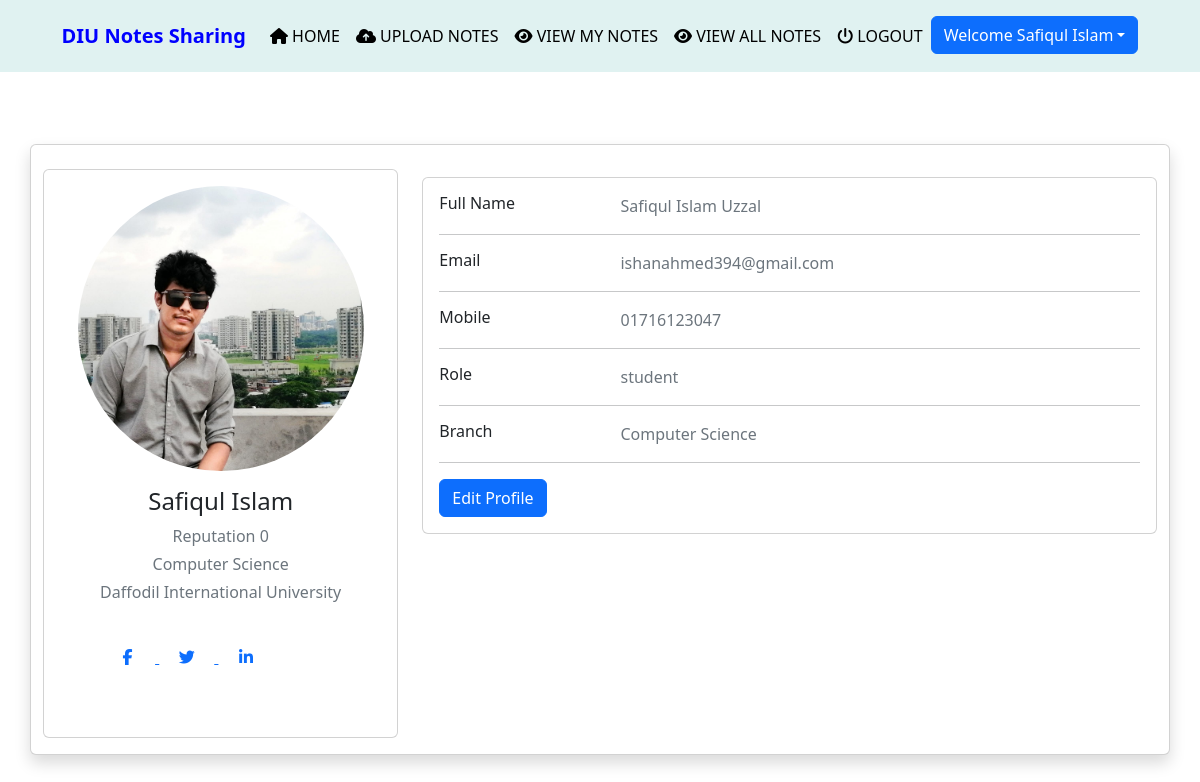
Page /profile (signed in) on the committed database.
### notes/models.py (models this page shows, shortened)
class Signup(models.Model):
    user = models.ForeignKey(settings.AUTH_USER_MODEL,on_delete=models.CASCADE)
    contact = models.CharField(max_length=11)
    branch = models.CharField(max_length=30)
    role = models.CharField(max_length=15)
    image = models.ImageField(upload_to="images/img", default="")
    upvotesuser = models.IntegerField(default=0)

### notes/views.py (the view)
# urls.py: path('profile', profile, name='profile'),
def profile(request):
    if not request.user.is_authenticated:
        return redirect('login')
    user = User.objects.get(id=request.user.id)
    print(request.user.id)
    data = Signup.objects.get(user = user)
    d = {'data':data,'user':user}
    return render(request,'profile.html',d)

### notes/templates/profile.html (shortened to what this page needs)
{% extends 'usernavigation.html'%}
{% load static %}
{% block body %}
<div class="container card shadow">
  <div class="row mt-4 gutters-sm">
    <div class="col-md-4 mb-3">
      <div class="card">
        <div class="card-body">
          <div class="d-flex flex-column align-items-center text-center">
            {% if data.image %}
              <img src="{{data.image.url}}" alt="Admin" class="rounded-circle">
            {% else %}
              <img src="" alt="Admin" class="rounded-circle">
            {% endif %}
            <div class="mt-3">
              <h4>{{data.user.first_name}}</h4>
              <p class="text-secondary mb-1">Reputation {{data.upvotesuser}}</p>
              <p class="text-secondary mb-1">{{data.branch}}</p>
              <p class="text-muted font-size-sm">Daffodil International University</p>
              <ul class="order">
                <a href="https://www.facebook.com/ishan.ishan.5648">
                  <li><i class="fa fa-facebook"></i></li>
                </a>
                <a href="https://twitter.com/login">
                  <li><i class="fa fa-twitter"></i></li>
                </a>
                <a href="https://www.linkedin.com/home">
                  <li><i class="fa fa-linkedin"></i></li>
                </a>
              </ul>
            </div>
          </div>
        </div>
      </div>
    </div>
    <div class="col-md-8 mt-2">
      <div class="card mb-3">
        <div class="card-body">
          <div class="row">
            <div class="col-sm-3">
              <h6 class="mb-0">Full Name</h6>
            </div>
            <div class="col-sm-9 text-secondary">
              {{data.user.first_name}} {{data.user.last_name}}
            </div>
          </div>
          <hr>
          <div class="row">
            <div class="col-sm-3">
              <h6 class="mb-0">Email</h6>
            </div>
            <div class="col-sm-9 text-secondary">
              {{data.user.username}}
            </div>
          </div>
          <hr>
          <div class="row">
            <div class="col-sm-3">
              <h6 class="mb-0">Mobile</h6>
            </div>
            <div class="col-sm-9 text-secondary">
              {{data.contact}}
            </div>
          </div>
          <hr>
          <div class="row">
            <div class="col-sm-3">
              <h6 class="mb-0">Role</h6>
            </div>
            <div class="col-sm-9 text-secondary">
              {{data.role}}
            </div>
          </div>
          <hr>
          <div class="row">
            <div class="col-sm-3">
              <h6 class="mb-0">Branch</h6>
            </div>
            <div class="col-sm-9 text-secondary">
              {{data.branch}}
            </div>
          </div>
          <hr>
          <div class="row">
            <div class="col-sm-12">
              <a class="btn btn-primary" href="{% url 'edit_profile' %}">Edit Profile</a>
            </div>
          </div>
        </div>
      </div>
    </div>
    {% endblock %}

### notes/templates/usernavigation.html (shortened to what this page needs)
<html lang="en">
<head>
  {% load static %}
  <link rel="stylesheet" href="https://maxcdn.bootstrapcdn.com/bootstrap/4.3.1/css/bootstrap.min.css">
  <link rel="stylesheet" href="https://use.fontawesome.com/releases/v5.6.3/css/all.css">
    <link rel="stylesheet" href="{% static 'css/mystyle.css' %}">
    <link rel="stylesheet" href="https://cdn.jsdelivr.net/npm/bootstrap@5.2.2/dist/css/bootstrap.min.css">
</head>
<body>
 <nav class="navbar navbar-expand-sm justify-content-center py-3" style="background-color: #E0F2F1;">
     <a class="navbar-brand" href=""><span style="color:blue"><b>DIU</b></span><span style="color:blue"> <b>Notes</b> </span><span style="color:blue"><b>Sharing</b></span></a>
  <ul class="navbar-nav">
      <li class="navbar-item">
          <a class="nav-link" href="{% url 'profile' %}"><i class="fas fa-home"></i> HOME</a>
      </li>
      <li class="navbar-item">
          <a class="nav-link" href="{% url 'upload_notes' %}"><i class="fas fa-cloud-upload-alt"></i> UPLOAD NOTES</a>
      </li>
			<li class="navbar-item">
                <a class="nav-link" href="{% url 'view_mynotes' %}"><i class="fas fa-eye"></i> VIEW MY NOTES</a>
            </li>
			<li class="navbar-item">
                <a class="nav-link" href="{% url 'viewallnotes' %}"><i class="fas fa-eye"></i> VIEW ALL NOTES</a>
            </li>
			<li class="navbar-item">
                <a class="nav-link" href="{% url 'logout' %}"><i class="fas fa-power-off"></i> LOGOUT</a>
            </li>
			<div class="dropdown">
				<button class="btn btn-primary dropdown-toggle" type="button"
					id="dropdownMenuButton" data-toggle="dropdown" aria-haspopup="true"
					aria-expanded="false">Welcome {{request.user.first_name}}</button>
			</div>
  </ul>
 </nav>
</body>
</html>
{% block body %}{% endblock %}

### notes/static/css/mystyle.css (style rules this page uses)
.rounded-circle { display: block; max-width: 530px; max-height:285px; width: auto; height: auto; }
.nav-link { color : black !important; }
ul.order { padding: 15px 0; z-index: 2; list-style: none; float: left; }
ul.order .fa { height: 35px; width: 35px; background: #fff; padding: 4px; border-radius: 50%; }
ul.order li { padding: 10px; display: inline-block; }

### rows in the picture
Signup: image (picture), user.first_name "Safiqul Islam", upvotesuser "0", branch "Computer Science", user.last_name "Uzzal", user.username "ishanahmed394@gmail.com", contact "01716123047", role "student"

### other values in the picture
{{ request.user.first_name }} "Safiqul Islam"
